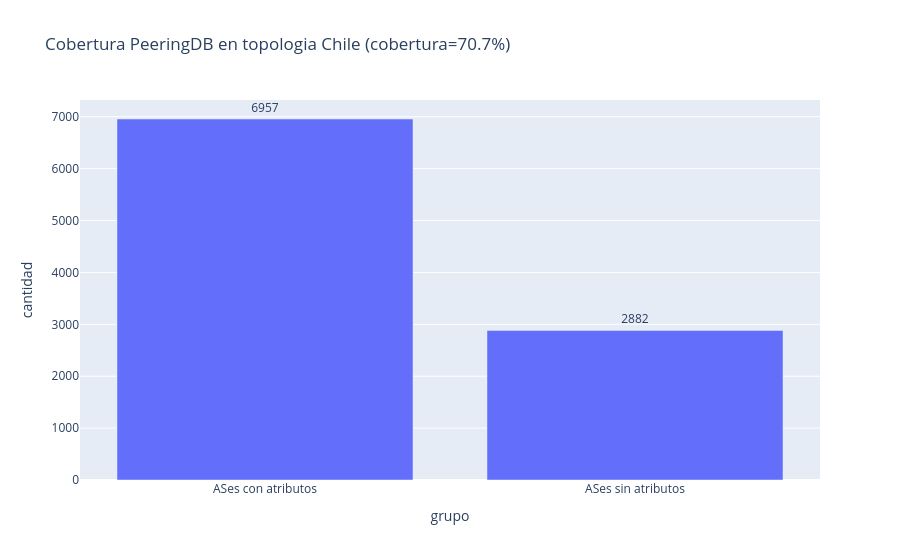

Write notebook code for a chart like this one.
### Markdown cell above
### 3) Grafico: Cobertura de atributos de PeeringDB en la topologia de Chile

### Code cell
total_as = len(merged_nodes)
con_attrs = int(merged_nodes['has_peeringdb_attrs'].sum())
sin_attrs = int(total_as - con_attrs)
coverage_pct = 100 * con_attrs / total_as if total_as else 0

cov_df = pd.DataFrame({
    'grupo': ['ASes con atributos', 'ASes sin atributos'],
    'cantidad': [con_attrs, sin_attrs],
})

fig_cov = px.bar(cov_df, x='grupo', y='cantidad', text='cantidad', title=f'Cobertura PeeringDB en topologia Chile (cobertura={coverage_pct:.1f}%)')
fig_cov.update_traces(textposition='outside')
fig_cov.show()

### Figure 1 — Plotly figure (JSON) as saved in the notebook; plotly's stock layout.template omitted (floating-point values rounded to 4 significant figures)
{"data": [{"hovertemplate": "grupo=%{x}<br>cantidad=%{text}<extra></extra>", "legendgroup": "", "marker": {"color": "#636efa", "pattern": {"shape": ""}}, "name": "", "orientation": "v", "showlegend": false, "text": [6957.0, 2882.0], "textposition": "outside", "type": "bar", "x": ["ASes con atributos", "ASes sin atributos"], "xaxis": "x", "y": [6957, 2882], "yaxis": "y"}], "layout": {"barmode": "relative", "legend": {"tracegroupgap": 0}, "title": {"text": "Cobertura PeeringDB en topologia Chile (cobertura=70.7%)"}, "xaxis": {"anchor": "y", "domain": [0, 1], "title": {"text": "grupo"}}, "yaxis": {"anchor": "x", "domain": [0, 1], "title": {"text": "cantidad"}}}}
